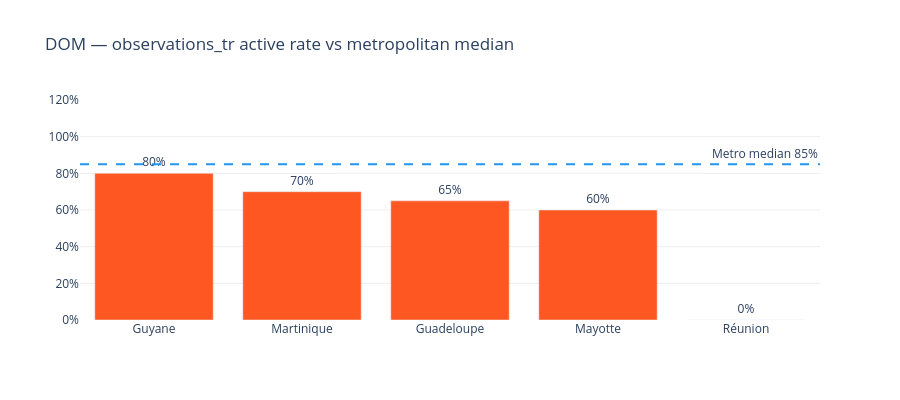

Notebook code cell kept with this figure:
### Markdown cell above
## 4 — DOM detail: per-island breakdown vs metropolitan median

### Code cell
dom_detail = (
    dep_summary[dep_summary["zone"] == "DOM"]
    .sort_values("active_rate", ascending=False)
    .copy()
)

fig_dom = go.Figure()
fig_dom.add_trace(
    go.Bar(
        x=dom_detail["label"],
        y=dom_detail["active_rate"],
        marker_color=[
            "#FF9800" if r >= metro_median else "#FF5722"
            for r in dom_detail["active_rate"]
        ],
        text=[f"{r:.0%}" for r in dom_detail["active_rate"]],
        textposition="outside",
        hovertemplate="%{x}<br>Active rate: %{y:.0%}<extra></extra>",
    )
)
fig_dom.add_hline(
    y=metro_median,
    line_dash="dash",
    line_color="#2196F3",
    annotation_text=f"Metro median {metro_median:.0%}",
    annotation_position="top right",
)
fig_dom.update_layout(
    title="DOM — observations_tr active rate vs metropolitan median",
    yaxis_tickformat=".0%",
    yaxis_range=[0, 1.2],
    plot_bgcolor="white",
    yaxis=dict(gridcolor="#eee"),
    height=400,
    showlegend=False,
)
fig_dom.show()

print(dom_detail[["label", "n_stations", "active_rate", "fresh_24h_rate"]].to_string(index=False))

### Figure 1 — Plotly figure (JSON) as saved in the notebook; plotly's stock layout.template omitted (floating-point values rounded to 4 significant figures)
{"data": [{"hovertemplate": "%{x}<br>Active rate: %{y:.0%}<extra></extra>", "marker": {"color": ["#FF5722", "#FF5722", "#FF5722", "#FF5722", "#FF5722"]}, "text": ["80%", "70%", "65%", "60%", "0%"], "textposition": "outside", "type": "bar", "x": ["Guyane", "Martinique", "Guadeloupe", "Mayotte", "Réunion"], "y": [0.8, 0.7, 0.65, 0.6, 0.0]}], "layout": {"annotations": [{"showarrow": false, "text": "Metro median 85%", "x": 1, "xanchor": "right", "xref": "x domain", "y": 0.85, "yanchor": "bottom", "yref": "y"}], "height": 400, "plot_bgcolor": "white", "shapes": [{"line": {"color": "#2196F3", "dash": "dash"}, "type": "line", "x0": 0, "x1": 1, "xref": "x domain", "y0": 0.85, "y1": 0.85, "yref": "y"}], "showlegend": false, "title": {"text": "DOM — observations_tr active rate vs metropolitan median"}, "yaxis": {"gridcolor": "#eee", "range": [0, 1.2], "tickformat": ".0%"}}}
